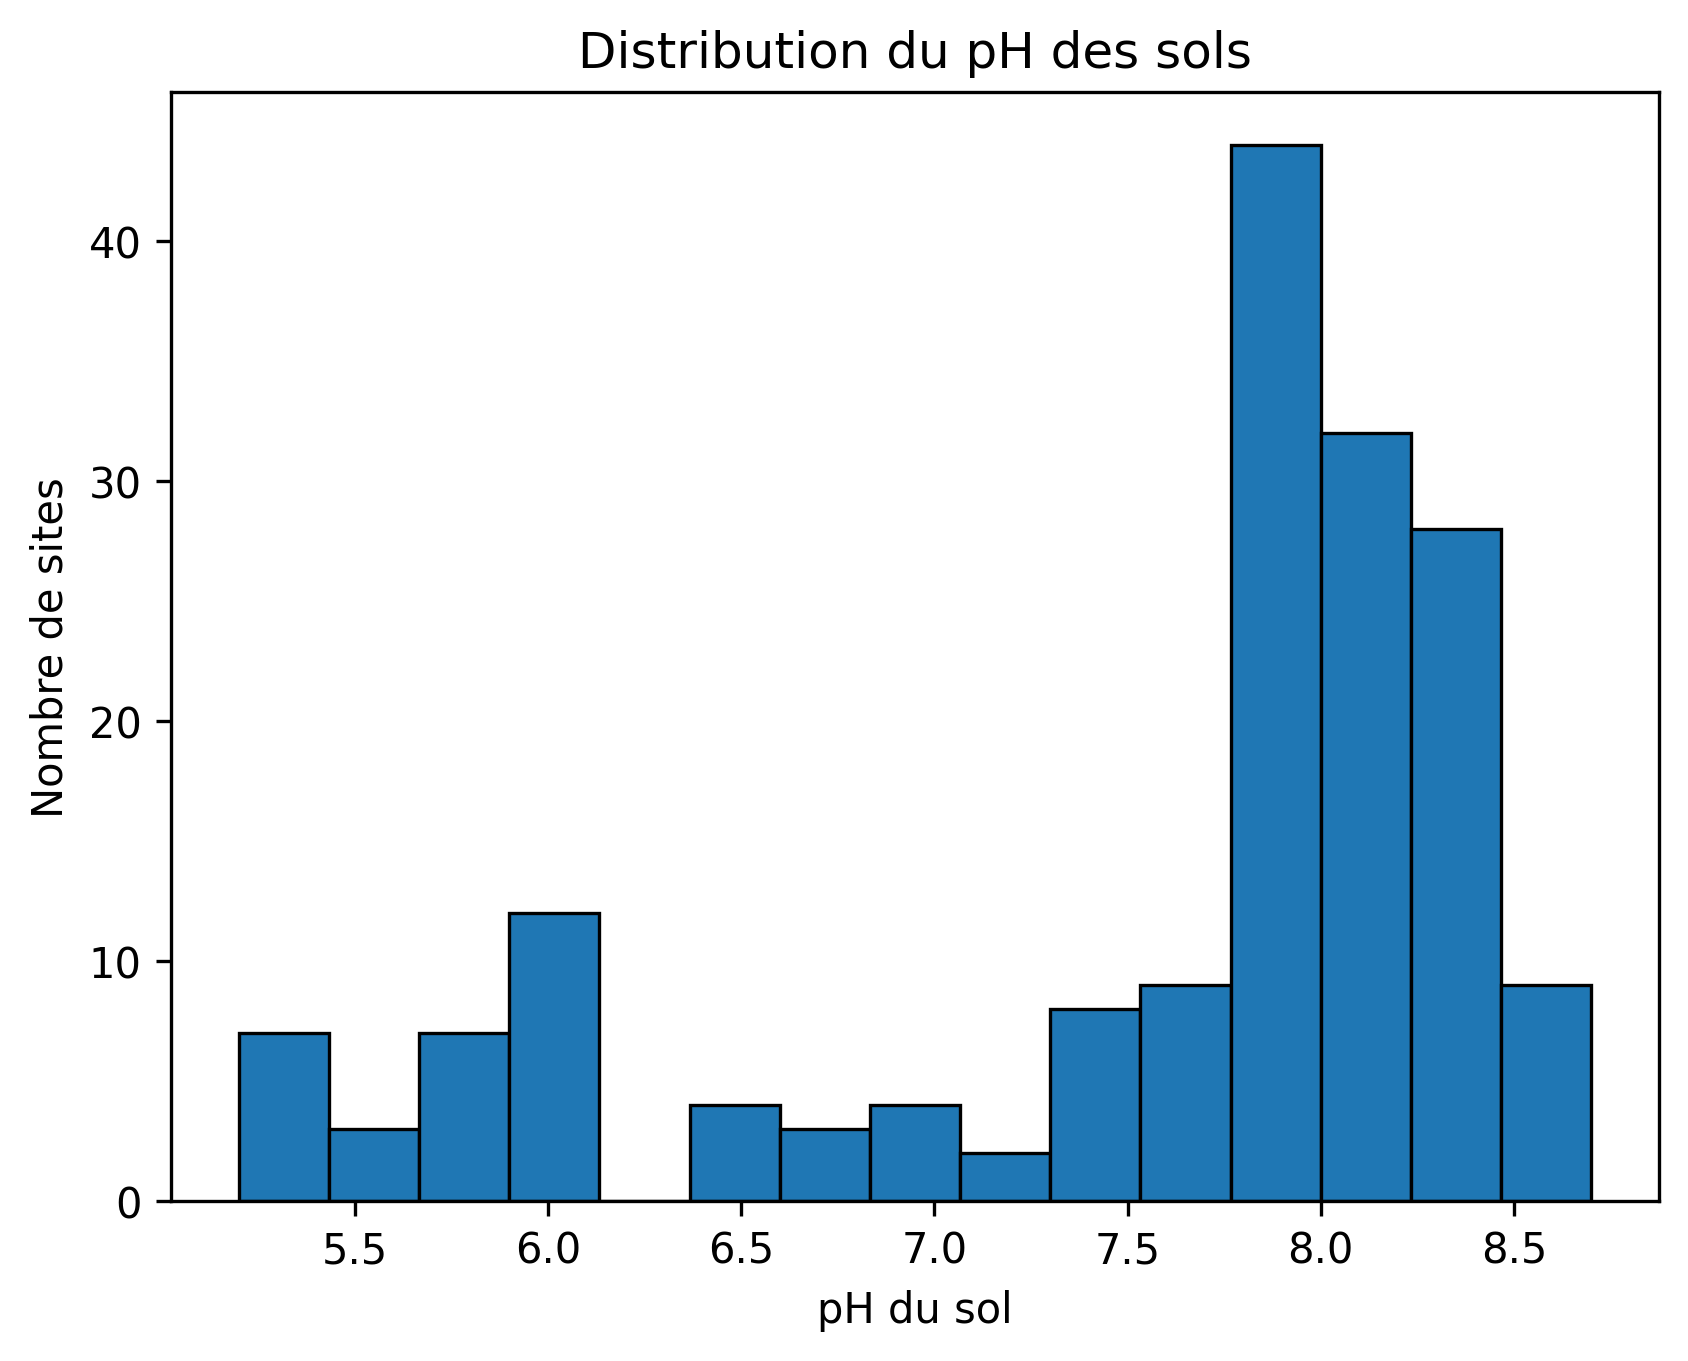

Reproduce this figure in Python.
import pandas as pd
import matplotlib.pyplot as plt
from pathlib import Path

racine = Path(__file__).resolve().parents[2]
df = pd.read_csv(racine / "data" / "data_joint.csv")

plt.hist(df["pH.eau"].dropna(), bins=15, edgecolor="black", linewidth=0.8)

plt.xlabel("pH du sol")
plt.ylabel("Nombre de sites")
plt.title("Distribution du pH des sols")

plt.savefig(Path(__file__).with_suffix(".png"), dpi=300, bbox_inches="tight")
plt.show()
